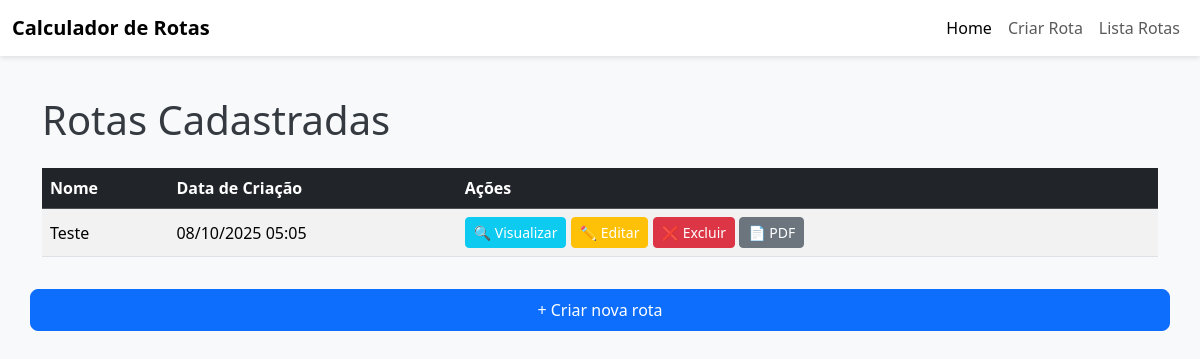
Page /rotas/listar on the earlier database version.
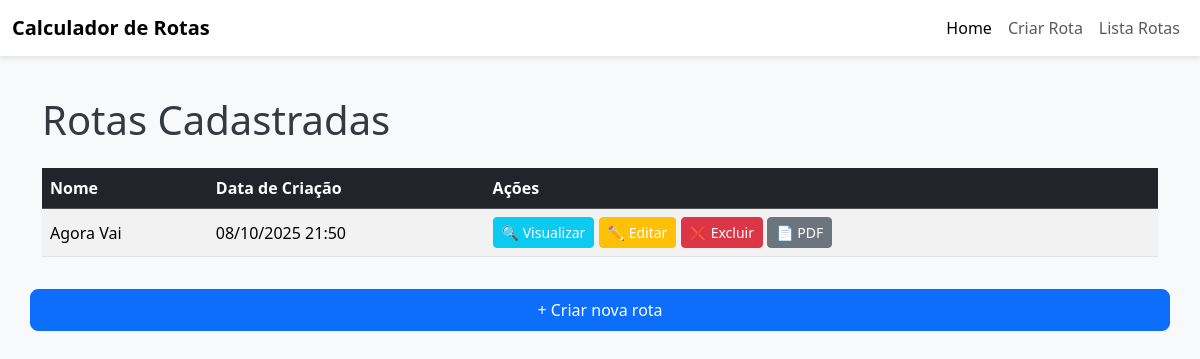
Same page on the later database version.
### rotas/models/rota.py (models this page shows, shortened)
class Rota(models.Model):
    nome = models.CharField(max_length=100)
    data_criacao = models.DateTimeField(auto_now_add=True)
    entregas = models.ManyToManyField('Entrega', related_name='rotas')

### rotas/views/rota.py (the view)
# urls.py: path('listar', views.listar_rotas, name='listar_rotas'),
def listar_rotas(request):
    rotas = Rota.objects.all().order_by('-data_criacao')
    return render(request, 'rotas/listar_rotas.html', {'rotas': rotas})

### rotas/templates/rotas/listar_rotas.html
{% extends 'menu.html' %}
{% block conteudo %}
<h1 class="mb-4">Rotas Cadastradas</h1>
{% if rotas %}
<div class="table-responsive">
  <table class="table table-striped table-hover align-middle">
    <thead class="table-dark">
      <tr>
        <th>Nome</th>
        <th>Data de Criação</th>
        <th>Ações</th>
      </tr>
    </thead>
    <tbody>
      {% for rota in rotas %}
      <tr>
        <td>{{ rota.nome }}</td>
        <td>{{ rota.data_criacao|date:"d/m/Y H:i" }}</td>
        <td>
          <a href="{% url 'rotas:detalhes_rota' rota.id %}" class="btn btn-sm btn-info text-white">🔍 Visualizar</a>
          <a href="{% url 'rotas:editar_rota' rota.id %}" class="btn btn-sm btn-warning text-white">✏️ Editar</a>
          <a href="{% url 'rotas:excluir_rota' rota.id %}" class="btn btn-sm btn-danger" onclick="return confirm('Tem certeza que deseja excluir esta rota?')">❌ Excluir</a>
          <a href="{% url 'rotas:gerar_pdf_rota' rota.id %}" class="btn btn-sm btn-secondary">📄 PDF</a>
        </td>
      </tr>
      {% endfor %}
    </tbody>
  </table>
</div>
{% else %}
<p class="text-muted">Nenhuma rota cadastrada ainda.</p>
{% endif %}
<a href="{% url 'rotas:upload_pdf' %}" class="btn btn-primary mt-3">+ Criar nova rota</a>
{% endblock %}

Differences in the rows shown:
removed Rota: nome "Teste", data_criacao "08/10/2025 05:05"
added Rota: nome "Agora Vai", data_criacao "08/10/2025 21:50"
